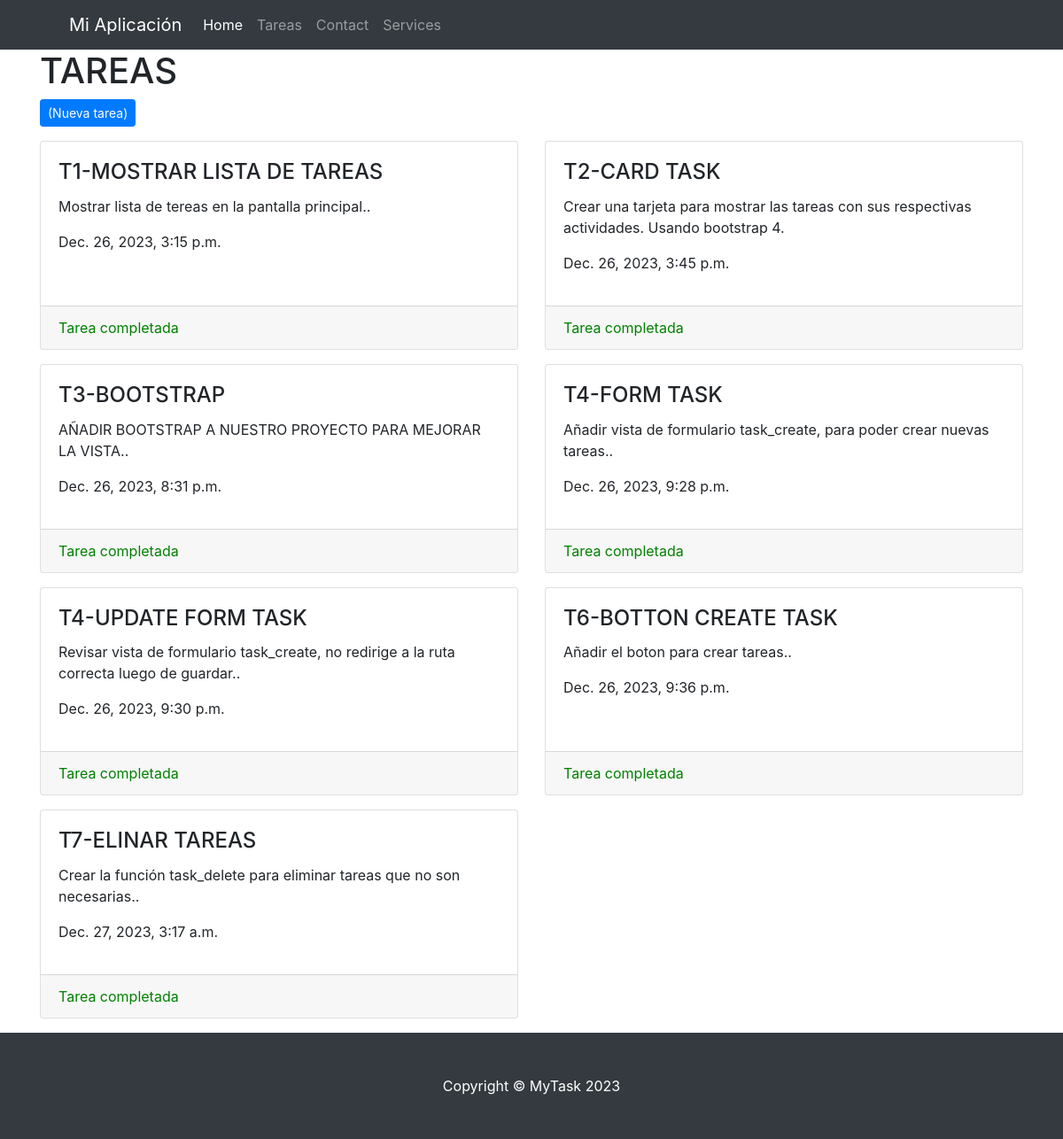
Before: /task/ with the older database file.
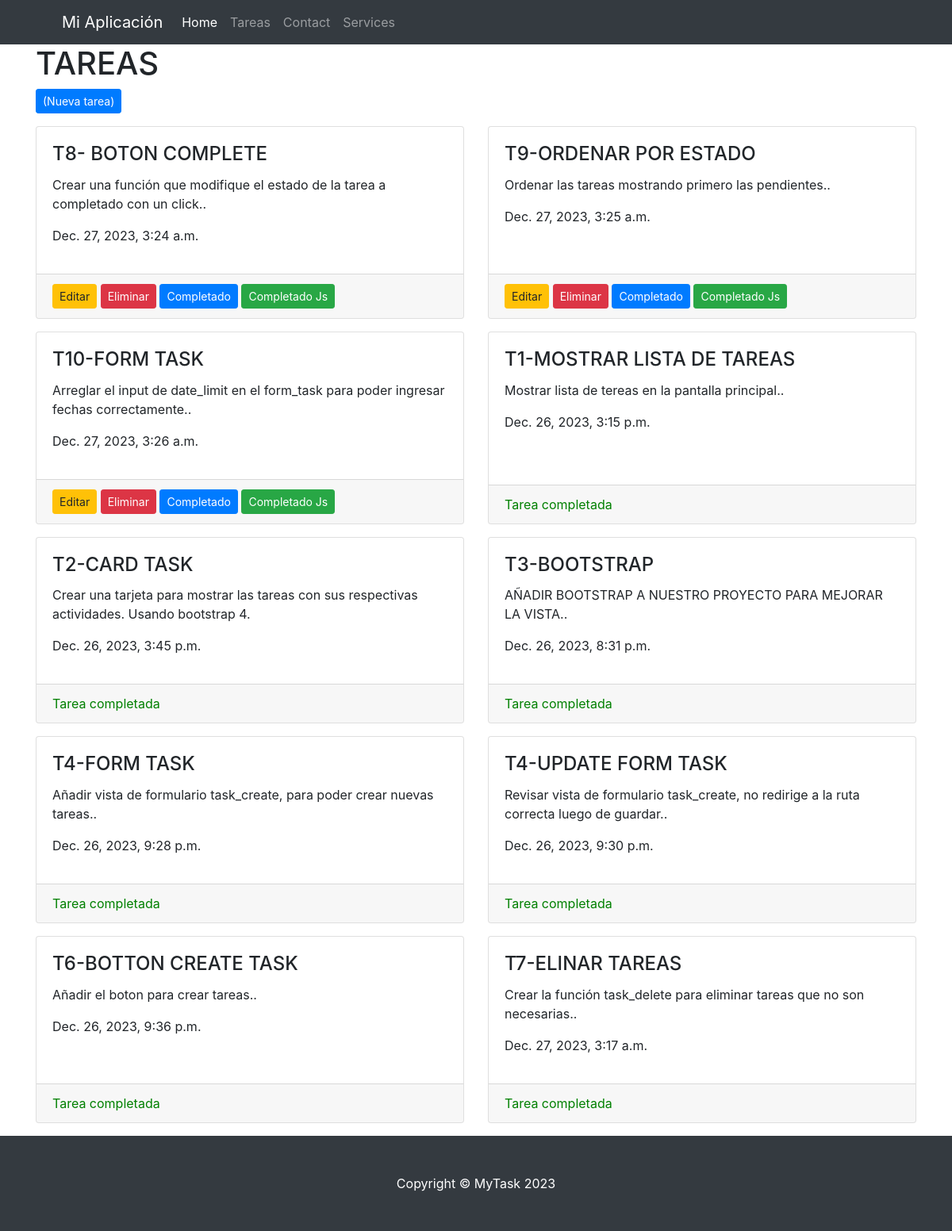
After: the same page with the newer database file.
### task/models.py (models this page shows, shortened)
class Task(models.Model):
    title = models.CharField(max_length=200)
    description = models.TextField()
    created = models.DateTimeField(auto_now_add=True)
    limit_date = models.DateTimeField(auto_now_add=False, null=True, blank=True)
    complete = models.BooleanField(default=False)

### task/views.py (the view)
# urls.py: path('task/', task_list, name='task_list'),
def task_list(request):
    tasks = Task.objects.all().order_by('complete')
    return render(request, 'task/task_list.html', {'tasks': tasks})

### task/templates/task/task_list.html
{% extends 'task/base.html' %}
{% block content %}
    <div class="container">
        <div class="mb-3">
            <h1>TAREAS</h1>
                <a class="btn btn-primary btn-sm"  href="{% url 'task:task_create' %}">(Nueva tarea)</a>
        </div>
        <div class="row">
            {% if tasks %}
                {% for task in tasks %}
                    <div class="col-md-6 mb-3">
                        <div class="card h-100">
                            <div class="card-body">
                                <h4 class="card-title">{{ task.title }}</h4>
                                <p class="card-text">{{ task.description }}.</p>
                                <p>{{ task.created }}</p>
                            </div>
                            <div class="card-footer">
                                {% if task.complete %}
                                    <div style="color: green;">Tarea completada</div>
                                {% else %}
                                    <a class="btn btn-warning btn-sm" href="{% url 'task:task_edit' task.id %}">Editar</a>
                                    <a class="btn btn-danger btn-sm" href="{% url 'task:task_delete' task.id %}">Eliminar</a>
                                    <a class="btn btn-primary btn-sm" href="{% url 'task:task_complete' task.id %}">Completado</a>
                                    <a class="btn btn-success btn-sm complete-button" data-task-id="{{ task.id }}">Completado Js</a>
                                {% endif %}
                            </div>
                        </div>
                    </div>
                {% endfor %}
            {% else %}
                <p>No hay tareas</p>
            {% endif %}
        </div>
    </div>
{% endblock %}

### task/templates/task/base.html (shortened to what this page needs)
<!DOCTYPE html>
{% load static %}
<html lang="en">
<head>
    {% load bootstrap4 %}
    {% bootstrap_css %}
</head>
<body>
     <nav class="navbar navbar-expand-lg navbar-dark bg-dark">
        <div class="container px-5">
            <a class="navbar-brand" href="#!">Mi Aplicación</a>
            <div class="collapse navbar-collapse" id="navbarSupportedContent">
                <ul class="navbar-nav ms-auto mb-2 mb-lg-0">
                    <li class="nav-item"><a class="nav-link active" aria-current="page" href="{% url 'task:home' %}">Home</a></li>
                    <li class="nav-item"><a class="nav-link" href="{% url 'task:task_list' %}">Tareas</a></li>
                    <li class="nav-item"><a class="nav-link" href="#!">Contact</a></li>
                    <li class="nav-item"><a class="nav-link" href="#!">Services</a></li>
                </ul>
            </div>
        </div>
    </nav>
    {% block content %}
    {% endblock %}
    <footer class="py-5 bg-dark">
        <div class="container px-4 px-lg-5"><p class="m-0 text-center text-white">Copyright &copy; MyTask 2023</p></div>
    </footer>
</body>
</html>

Changed rows visible on the page:
added Task: title "T8- BOTON COMPLETE", description "Crear una función que modifique el estado de la tarea a completado con un click.", created "Dec. 27, 2023, 3:24 a.m."
added Task: title "T9-ORDENAR POR ESTADO", description "Ordenar las tareas mostrando primero las pendientes.", created "Dec. 27, 2023, 3:25 a.m."
added Task: title "T10-FORM TASK", description "Arreglar el input de date_limit en el form_task para poder ingresar fechas correctamente.", created "Dec. 27, 2023, 3:26 a.m."
